Frame 1 (no input): blank canvas, image omitted
Frame 60 (the mouse pressed at the canvas centre just before this capture): blank canvas, image omitted
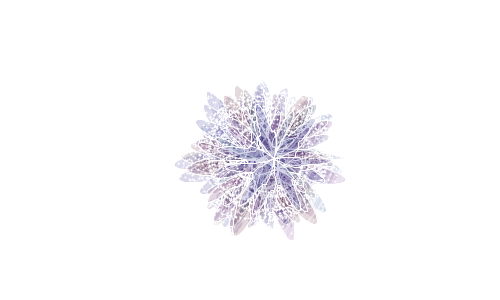
Frame 120 (the mouse held since frame 60 and released just before this capture)

The Processing sketch whose frames 1 and 60 were blank and that drew this single picture after the mouse press (run headless with seeded random() and noise(); from frame 60 on, the mouse is pressed at the canvas centre):

// Processing sketch: processing_119311
// ── processing_119311.pde


//Lin,Lien-Ya
//flowers 

void setup() {
  size(500, 300);
  background(255);
  frameRate(8);
}

void draw() {

  if (mousePressed) {
    pushMatrix();
    translate(random(30), random(20));
    flowers();
    popMatrix();
  }
  spiralW();
}

void spiralW() {

  rotate(random(360));
  //spiral baby steps
  strokeWeight(1); 
  float radius = 10; 
  int centX =0;
  int centY =0;
  stroke(255, 50); 
  float x, y; 
  float lastx = -999; 
  float lasty = -999; 
  float radiusNoise=10;
  for (float ang=0; ang<=360*100; ang+=5) {
    radius += 0.5;  
    radiusNoise += 0.05;  
    float rad = radians(ang);                                   
    float thisRadius = radius + (noise(radiusNoise) *200);
    x = centX + (thisRadius* cos(rad));
    y = centY + (thisRadius* sin(rad));
    if (lastx > -999) { 
      line(x, y, lastx, lasty);
    } 
    lastx = x; 
    lasty = y;
  }
}


void flowers() {
  // draw the filled circle using "shape"
  float radius =random(50);
  int centX =mouseX;
  int centY =mouseY;
  stroke(255);
  float x, y;
  float noiseval = random(10);
  float radVariance, thisRadius, rad;

  beginShape();
  fill(random(0, 120), 50, random(70, 170), 50);
  for (float ang=0; ang<=360; ang+=1) {
     strokeWeight(1);
    noiseval += 0.1;
    radVariance=30*customNoise(noiseval);
    thisRadius = radius+radVariance;
    rad = radians(ang);
    x = centX + (thisRadius * cos(rad));
    y = centY + (thisRadius * sin(rad));
    curveVertex(x, y);
  }
  
  for (float ang=0; ang<=360*2; ang+=5) {
    radius += 0.3;
    strokeWeight(2);
    float rad2 = radians(ang);
    x = centX + (radius * cos(rad2));
    y = centY + (radius * sin(rad2));
    point(x, y);
  }
   strokeWeight(1);
  endShape();
}
float customNoise(float value) {
  float retValue=pow(sin(value), 3);
  return retValue;
}
